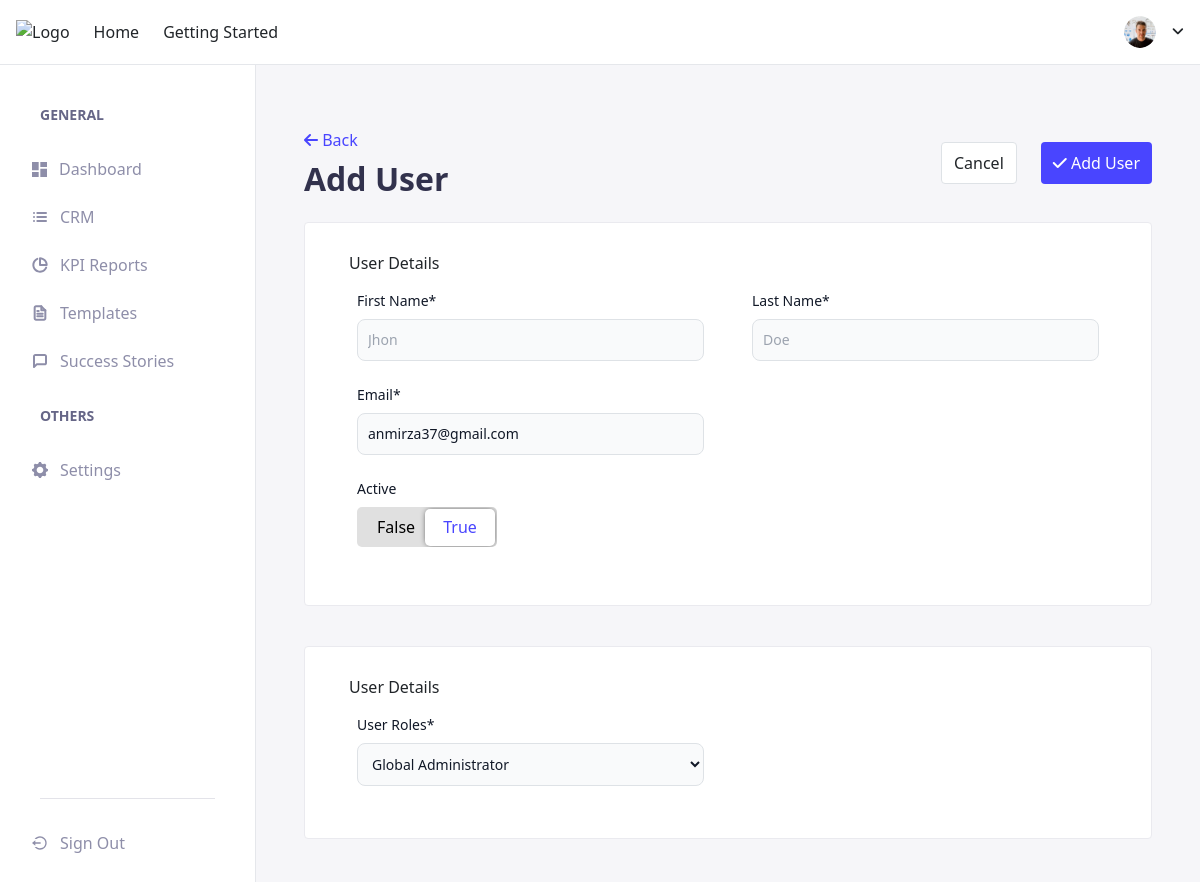
The page /settings/users/edit-user/1/ on the database as committed earlier.
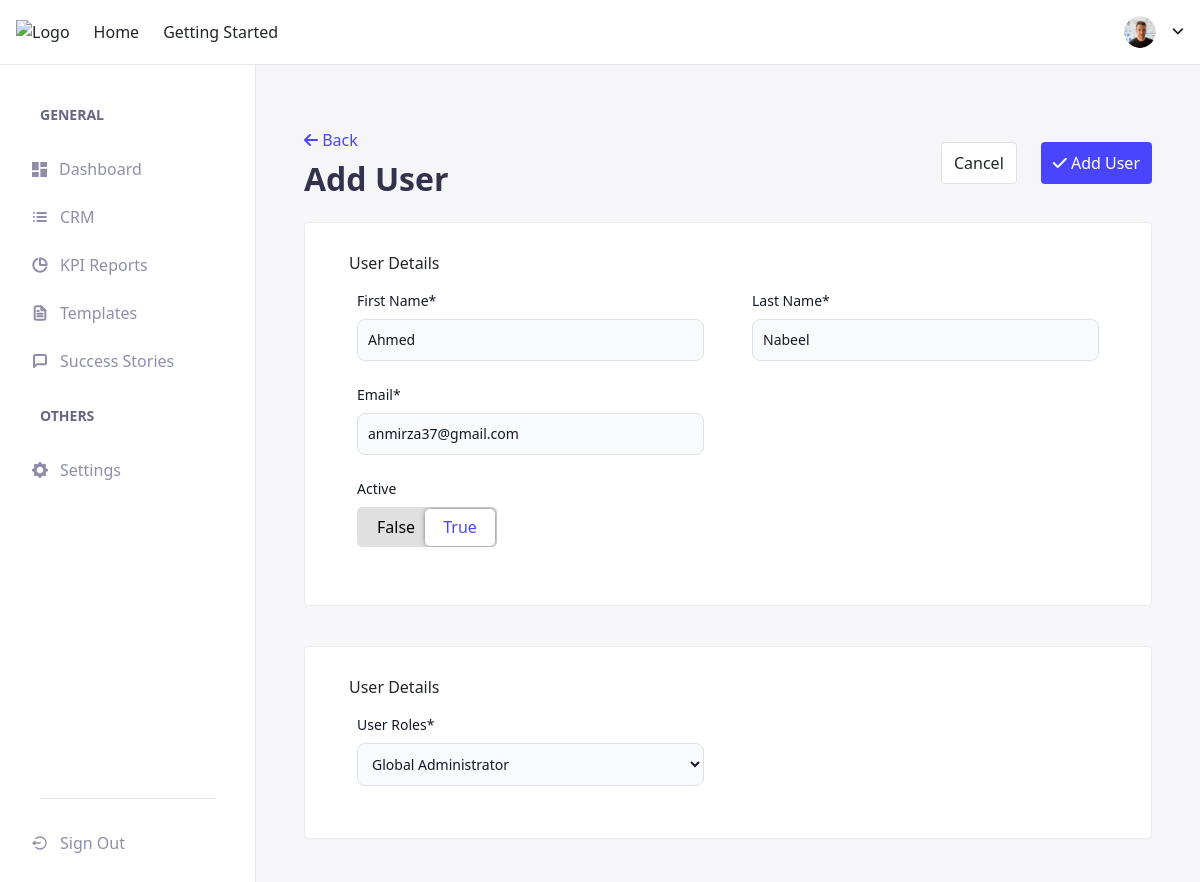
The same page on the database as committed later.
### core/models/custom_user_model.py (models this page shows, shortened)
class UserAccount(AbstractUser, PermissionsMixin):
    email = models.EmailField(max_length=255, unique=True)
    username = models.CharField(
        max_length=255, unique=False, blank=True, null=True)
    first_name = models.CharField(max_length=255, null=False, blank=False)
    last_name = models.CharField(max_length=255, null=False, blank=False)
    role = models.ForeignKey(
        Role, on_delete=models.SET_DEFAULT, default=1, null=False, blank=False)
    objects = UserAccountManager()
    USERNAME_FIELD = 'email'
    EMAIL_FIELD = 'email'
    REQUIRED_FIELDS = ['first_name', 'last_name']

### core/views/dashboard_view.py (the view)
def edit_user(request, pk):
    user = User.objects.get(id=pk)
    form = CustomUserEditForm(request.POST, instance=user)
    if request.method == 'POST':
        if form.is_valid():
            form.save()
            return redirect('users')
        else:
            errors = form.errors
    else:
        form = CustomUserEditForm(instance=user)
    return render(request, 'users_form/edit_user_form.html', {'form': form})

### core/forms/user_update_form.py
class CustomUserEditForm(UserChangeForm):
    email = forms.EmailField()
    class Meta(UserChangeForm.Meta):
        model = User
        fields = ('first_name', 'last_name', 'is_active',
                  'email', 'role')

### core/models/roles_models.py (called while the page is built)
    def __str__(self):
        return self.name

### core/templates/users_form/edit_user_form.html (shortened to what the changed rows need)
{% extends 'base.html' %} {% load widget_tweaks %}
{% load static %}  {% block content %}
<div id="addUserForm">
  <form method="POST">
    <div class="flex justify-between items-center mb-6">
      <div>
        <h1 class="text-[#32324D] font-[700] text-[32px]">Add User</h1>
      </div>
    </div>
    <div
      class="border-[0.5px] rounded-[4px] border-[#EAEAEF] px-7 py-7 bg-[#ffffff]"
    >
      <div class="flex flex-wrap">
        <div class="mb-6 md:w-1/2 w-full px-4">
          <label
            for="firstname"
            class="block mb-2 text-sm font-medium text-gray-900 dark:text-white"
            >First Name*</label
          >
          {% render_field form.first_name placeholder='Jhon' class='bg-gray-50 border border-gray-300 text-gray-900 text-sm rounded-lg focus:ring-blue-500 focus:border-blue-500 block w-full p-2.5 dark:bg-gray-700 dark:border-gray-600 dark:placeholder-gray-400 dark:text-white dark:focus:ring-blue-500 dark:focus:border-blue-500' %}
        </div>
        <div class="mb-6 md:w-1/2 w-full px-4">
          <label
            for="lastname"
            class="block mb-2 text-sm font-medium text-gray-900 dark:text-white"
            >Last Name*</label
          >
          {% render_field form.last_name placeholder='Doe' class='bg-gray-50 border border-gray-300 text-gray-900 text-sm rounded-lg focus:ring-blue-500 focus:border-blue-500 block w-full p-2.5 dark:bg-gray-700 dark:border-gray-600 dark:placeholder-gray-400 dark:text-white dark:focus:ring-blue-500 dark:focus:border-blue-500' %}
        </div>
      </div>
      <div class="flex flex-wrap">
        <div class="mb-6 md:w-1/2 w-full px-4">
          <label
            for="email"
            class="block mb-2 text-sm font-medium text-gray-900 dark:text-white"
            >Email*</label
          >
          {% render_field form.email placeholder='username@example.com' class='bg-gray-50 border border-gray-300 text-gray-900 text-sm rounded-lg focus:ring-blue-500 focus:border-blue-500 block w-full p-2.5 dark:bg-gray-700 dark:border-gray-600 dark:placeholder-gray-400 dark:text-white dark:focus:ring-blue-500 dark:focus:border-blue-500' %}
        </div>
      </div>
    </div>
    <div
      class="border-[0.5px] mt-10 rounded-[4px] border-[#EAEAEF] px-7 py-7 bg-[#ffffff]"
    >
      <div class="flex flex-wrap">
        <div class="mb-6 md:w-1/2 w-full px-4">
          <label
            for="countries"
            class="block mb-2 text-sm font-medium text-gray-900 dark:text-white"
            >User Roles*</label
          >
          {% render_field form.role class="bg-gray-50 border border-gray-300 text-gray-900 text-sm rounded-lg focus:ring-blue-500 focus:border-blue-500 block w-full p-2.5 dark:bg-gray-700 dark:border-gray-600 dark:placeholder-gray-400 dark:text-white dark:focus:ring-blue-500 dark:focus:border-blue-500"%}
        </div>
      </div>
    </div>
  </form>
</div>
{% endblock %}

Rows that differ between the two databases and show on the page:
changed UserAccount "anmirza37@gmail.com": first_name (not shown) → "Ahmed"; last_name (not shown) → "Nabeel"
